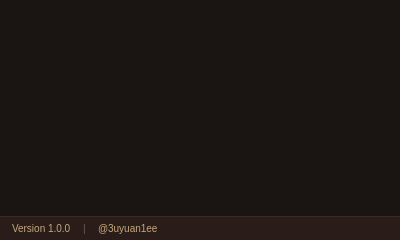
<?xml version="1.0" encoding="UTF-8"?>
<ui version="4.0">
 <class>SplashScreen</class>
 <widget class="QWidget" name="SplashScreen">
  <property name="geometry">
   <rect>
    <x>0</x>
    <x>0</x>
    <width>400</width>
    <height>240</height>
   </rect>
  </property>
  <property name="minimumSize">
   <size>
    <width>400</width>
    <height>240</height>
   </size>
  </property>
  <property name="maximumSize">
   <size>
    <width>400</width>
    <height>240</height>
   </size>
  </property>
  <property name="windowTitle">
   <string>CosyVoice</string>
  </property>
  <property name="styleSheet">
   <string notr="true">QWidget#SplashScreen {
    background: #1a1412;
}</string>
  </property>
  <layout class="QVBoxLayout" name="verticalLayout">
   <property name="spacing">
    <number>0</number>
   </property>
   <property name="leftMargin">
    <number>0</number>
   </property>
   <property name="topMargin">
    <number>0</number>
   </property>
   <property name="rightMargin">
    <number>0</number>
   </property>
   <property name="bottomMargin">
    <number>0</number>
   </property>
   <item>
    <widget class="QWidget" name="coverWidget">
     <property name="styleSheet">
      <string notr="true">QWidget#coverWidget {
    background: #1a1412;
    border: none;
}</string>
     </property>
     <layout class="QVBoxLayout" name="coverLayout">
      <property name="spacing">
       <number>0</number>
      </property>
      <property name="leftMargin">
       <number>0</number>
      </property>
      <property name="topMargin">
       <number>0</number>
      </property>
      <property name="rightMargin">
       <number>0</number>
      </property>
      <property name="bottomMargin">
       <number>0</number>
      </property>
      <item>
       <widget class="QLabel" name="coverLabel">
        <property name="text">
         <string/>
        </property>
        <property name="styleSheet">
         <string notr="true">QLabel#coverLabel {
    background: #1a1412;
    border: none;
}</string>
        </property>
       </widget>
      </item>
     </layout>
    </widget>
   </item>
   <item>
    <widget class="QWidget" name="infoBar">
     <property name="minimumSize">
      <size>
       <width>0</width>
       <height>24</height>
      </size>
     </property>
     <property name="maximumSize">
      <size>
       <width>16777215</width>
       <height>24</height>
      </size>
     </property>
     <property name="styleSheet">
      <string notr="true">QWidget#infoBar {
    background: #2a1d19;
    border-top: 1px solid #3d2b25;
}</string>
     </property>
     <layout class="QHBoxLayout" name="infoBarLayout">
      <property name="spacing">
       <number>12</number>
      </property>
      <property name="leftMargin">
       <number>12</number>
      </property>
      <property name="topMargin">
       <number>0</number>
      </property>
      <property name="rightMargin">
       <number>12</number>
      </property>
      <property name="bottomMargin">
       <number>0</number>
      </property>
      <item>
       <widget class="QLabel" name="versionLabel">
        <property name="text">
         <string>Version 1.0.0</string>
        </property>
        <property name="styleSheet">
         <string notr="true">QLabel#versionLabel {
    color: #c4a77d;
    font-size: 10px;
    font-family: 'Courier New', monospace;
    background: transparent;
}</string>
        </property>
       </widget>
      </item>
      <item>
       <widget class="QLabel" name="separatorLabel">
        <property name="text">
         <string>|</string>
        </property>
        <property name="styleSheet">
         <string notr="true">QLabel#separatorLabel {
    color: #6b5c52;
    font-size: 10px;
    background: transparent;
}</string>
        </property>
       </widget>
      </item>
      <item>
       <widget class="QLabel" name="authorLabel">
        <property name="text">
         <string>@3uyuan1ee</string>
        </property>
        <property name="styleSheet">
         <string notr="true">QLabel#authorLabel {
    color: #c4a77d;
    font-size: 10px;
    font-family: 'Courier New', monospace;
    background: transparent;
}</string>
        </property>
       </widget>
      </item>
      <item>
       <spacer name="infoSpacer">
        <property name="orientation">
         <enum>Qt::Horizontal</enum>
        </property>
        <property name="sizeHint" stdset="0">
         <size>
          <width>40</width>
          <height>20</height>
         </size>
        </property>
       </spacer>
      </item>
     </layout>
    </widget>
   </item>
  </layout>
 </widget>
 <resources/>
 <connections/>
</ui>
